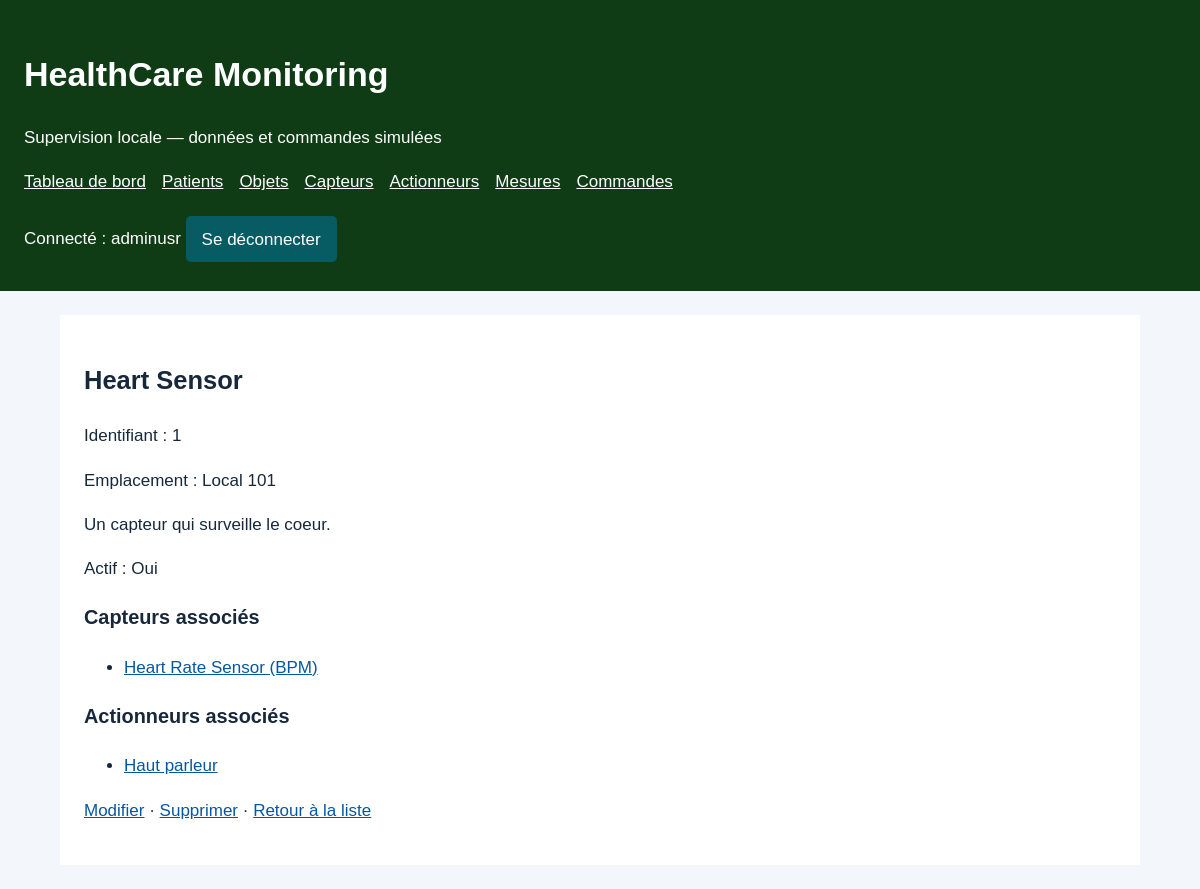
Screenshot of /HealthCare/objets/1/ (signed in) with the database file from the repository.
### HealthcareProject/models.py (models this page shows, shortened)
class Objet(models.Model):
    patient = models.ForeignKey(Patient, on_delete=models.PROTECT, related_name='objets')
    nom = models.CharField(max_length=80, unique=True)
    emplacement = models.CharField(max_length=120)
    description = models.TextField(blank=True)
    actif = models.BooleanField(default=True)
    class Meta:
        ordering = ['nom']

class Capteur(models.Model):
    TYPES = [('heart', 'Rythme Cardiaque'), ('body_temp', 'Temperature du Corps')]
    objet = models.ForeignKey(Objet, on_delete=models.PROTECT, related_name='capteurs')
    nom = models.CharField(max_length=80, unique=True)
    type_mesure = models.CharField(max_length=20, choices=TYPES)
    seuil_alerte = models.DecimalField(max_digits=7, decimal_places=2)
    class Meta:
        ordering = ['nom']
    @property
    def unite(self):
        return 'BPM' if self.type_mesure == 'heart' else '°C'
    def __str__(self):
        return f'{self.nom} ({self.unite})'

class Actionneur(models.Model):
    objet = models.ForeignKey(Objet, on_delete=models.PROTECT, related_name='actionneurs')
    nom = models.CharField(max_length=80, unique=True)
    type_action = models.CharField(max_length=20, choices=[
        ('speaker', 'Alerte Vocale'), ('LED', 'Alerte Visuelle'),
    ])
    etat = models.BooleanField(default=False, editable=False)
    class Meta:
        ordering = ['nom']
    def __str__(self):
        return self.nom

### HealthcareProject/views.py (the view)
# urls.py: path('HealthCare/<str:type_element>/<int:pk>/', views.fiche, name='fiche'),
@login_required
def fiche(request, type_element, pk):
    model, form, titre = configuration(type_element)
    element = get_object_or_404(model, pk=pk)
    return render(request, 'HealthcareProject/fiche.html', {
        'element': element, 'type_element': type_element,
    })

### HealthcareProject/views.py (called while the page is built)
def configuration(type_element):
    if type_element not in CATALOGUE:
        raise Http404('Type inconnu')
    return CATALOGUE[type_element]

### HealthcareProject/templates/HealthcareProject/fiche.html (shortened to what this page needs)
{% extends 'base.html' %}
{% block contenu %}
<h2>{{ element.nom }}</h2>
<p>Identifiant : {{ element.pk }}</p>
{% if type_element == 'patients' %}
    <p>Nom : {{ element.nom }}</p>
    <p>Age : {{ element.agePatient }}</p>
    <p>Numereau de téléphone : {{ element.numTelephone }}</p>
    <p>{{ element.descriptionPatient|linebreaksbr }}</p>
    {% elif type_element == 'objets' %}
    <p>Emplacement : {{ element.emplacement }}</p>
    <p>{{ element.description|linebreaksbr }}</p>
    <p>Actif : {{ element.actif|yesno:'Oui,Non' }}</p>
    <h3>Capteurs associés</h3>
    <ul>{% for capteur in element.capteurs.all %}<li><a href="{% url 'fiche' 'capteurs' capteur.pk %}">{{ capteur }}</a></li>{% empty %}<li>Aucun capteur.</li>{% endfor %}</ul>
    <h3>Actionneurs associés</h3>
    <ul>{% for actionneur in element.actionneurs.all %}<li><a href="{% url 'fiche' 'actionneurs' actionneur.pk %}">{{ actionneur }}</a></li>{% empty %}<li>Aucun actionneur.</li>{% endfor %}</ul>
    {% elif type_element == 'capteurs' %}
    <p>Objet : {{ element.objet }} · Type : {{ element.get_type_mesure_display }}</p>
    <p>Unité : {{ element.unite }} · Seuil d’alerte : {{ element.seuil_alerte }}</p>
    <a href="{% url 'mesures' %}?capteur={{ element.pk }}">Voir les mesures de ce capteur</a>
{% endif %}
<p><a href="{% url 'modifier' type_element element.pk %}">Modifier</a> ·
<a href="{% url 'supprimer' type_element element.pk %}">Supprimer</a> ·
<a href="{% url 'liste' type_element %}">Retour à la liste</a></p>
{% endblock %}

### HealthcareProject/templates/base.html (shortened to what this page needs)
{% load static %}
<!doctype html>
<html lang="fr">
    <head>
    <link rel="stylesheet" href="{% static 'style.css' %}">
    </head>
    <body>
        <header>
            <h1>HealthCare Monitoring</h1>
            <p>Supervision locale — données et commandes simulées</p>
            {% if user.is_authenticated %}
            <nav aria-label="Navigation principale">
                <a href="{% url 'tableau' %}">Tableau de bord</a>
                <a href="{% url 'liste' 'patients' %}">Patients</a>
                <a href="{% url 'liste' 'objets' %}">Objets</a>
                <a href="{% url 'liste' 'capteurs' %}">Capteurs</a>
                <a href="{% url 'liste' 'actionneurs' %}">Actionneurs</a>
                <a href="{% url 'mesures' %}">Mesures</a>
                <a href="{% url 'journal' %}">Commandes</a>
            </nav>
                <form method="post" action="{% url 'logout' %}">
                <span>Connecté : {{ user.username }}</span>
                <button>Se déconnecter</button>
            </form>
            {% endif %}
        </header>
        <main>
            {% block contenu %}{% endblock %}
        </main>
    </body>
</html>

### HealthcareProject/static/style.css (style rules this page uses)
* { box-sizing: border-box; }
body { margin: 0; background: #f3f6fa; color: #18283b; font: 17px/1.6 Arial, sans-serif; }
header { background: #0f3c15; color: white; padding: 1.5rem; }
header a { color: #fff; }
nav { display: flex; flex-wrap: wrap; gap: 1rem; margin-bottom: 1rem; }
main { max-width: 1080px; margin: 1.5rem auto; padding: 1.5rem; background: white; }
a { color: #0657a3; }
button { background: #075c64; color: white; padding: .6rem 1rem; border: 0; border-radius: 5px; font: inherit; cursor: pointer; margin: .3rem 0; }

### rows the page displays
Objet: nom "Heart Sensor", pk "1", emplacement "Local 101", description "Un capteur qui surveille le coeur.", actif "Oui"
Capteur: nom+type_mesure "Heart Rate Sensor (BPM)"
Actionneur: nom "Haut parleur"

### other values shown
{{ user.username }} "adminusr"
